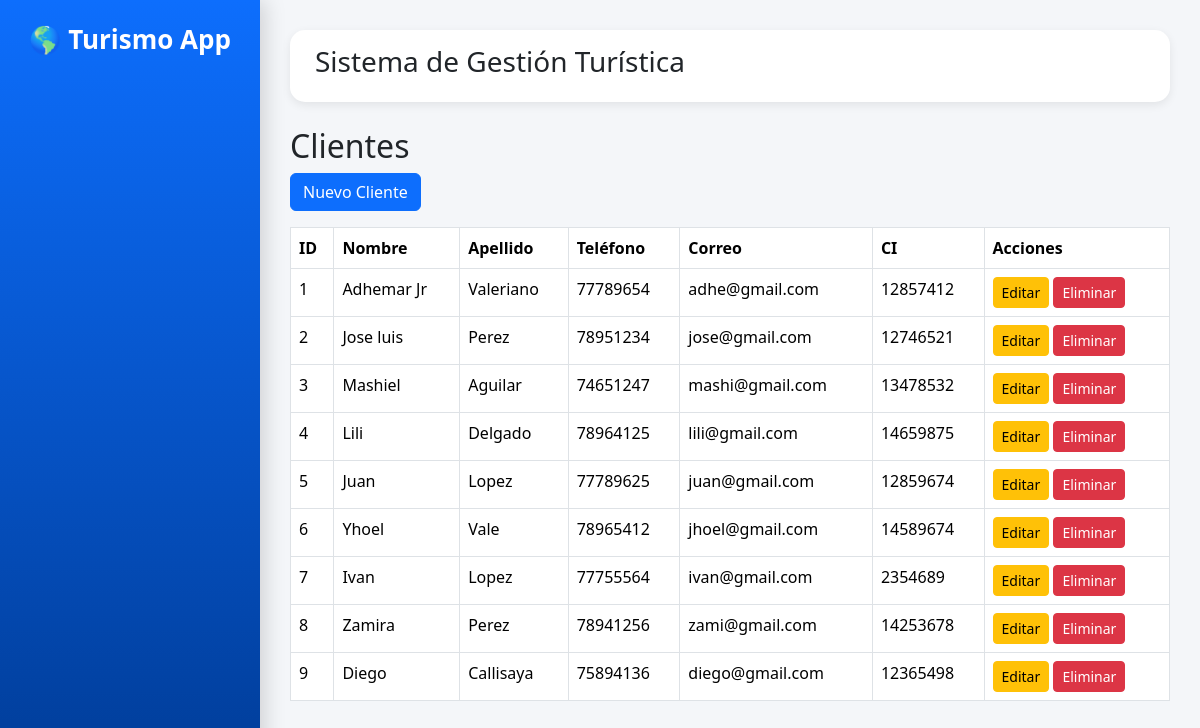
/clientes/, run on the app's committed database.
### app/models.py (models this page shows, shortened)
class Cliente(db.Model):
    __tablename__ = "clientes"
    id = db.Column(
        db.Integer,
        primary_key=True
    )
    nombre = db.Column(
        db.String(100),
        nullable=False
    )
    apellido = db.Column(
        db.String(100),
        nullable=False
    )
    telefono = db.Column(
        db.String(20)
    )
    correo = db.Column(
        db.String(100),
        unique=True
    )
    ci = db.Column(
        db.String(20),
        unique=True
    )

### app/clientes/routes.py (the view)
@clientes_bp.route("/")
def listar_clientes():
    clientes = Cliente.query.all()
    return render_template(
        "clientes/listar.html",
        clientes=clientes
    )

### app/templates/clientes/listar.html
{% extends 'base.html' %}
{% block content %}
<h2>Clientes</h2>
<a href="/clientes/nuevo" class="btn btn-primary mb-3">
    Nuevo Cliente
</a>
<table class="table table-bordered">
    <thead>
        <tr>
            <th>ID</th>
            <th>Nombre</th>
            <th>Apellido</th>
            <th>Teléfono</th>
            <th>Correo</th>
            <th>CI</th>
            <th>Acciones</th>
        </tr>
    </thead>
    <tbody>
    {% for cliente in clientes %}
    <tr>
        <td>{{ cliente.id }}</td>
        <td>{{ cliente.nombre }}</td>
        <td>{{ cliente.apellido }}</td>
        <td>{{ cliente.telefono }}</td>
        <td>{{ cliente.correo }}</td>
        <td>{{ cliente.ci }}</td>
        <td>
            <a href="/clientes/editar/{{ cliente.id }}"
               class="btn btn-warning btn-sm">
                Editar
            </a>
            <a href="/clientes/eliminar/{{ cliente.id }}"
               class="btn btn-danger btn-sm">
                Eliminar
            </a>
        </td>
    </tr>
    {% endfor %}
    </tbody>
</table>
{% endblock %}

### app/templates/base.html (style rules this page uses)
* { margin:0; padding:0; box-sizing:border-box; }
body { background:#f4f6f9; font-family:'Segoe UI',sans-serif; }

### data on the page
Cliente: id "1", nombre "Adhemar Jr", apellido "Valeriano", telefono "77789654", correo "adhe@gmail.com", ci "12857412"
Cliente: id "2", nombre "Jose luis", apellido "Perez", telefono "78951234", correo "jose@gmail.com", ci "12746521"
Cliente: id "3", nombre "Mashiel", apellido "Aguilar", telefono "74651247", correo "mashi@gmail.com", ci "13478532"
Cliente: id "4", nombre "Lili", apellido "Delgado", telefono "78964125", correo "lili@gmail.com", ci "14659875"
Cliente: id "5", nombre "Juan", apellido "Lopez", telefono "77789625", correo "juan@gmail.com", ci "12859674"
Cliente: id "6", nombre "Yhoel", apellido "Vale", telefono "78965412", correo "jhoel@gmail.com", ci "14589674"
Cliente: id "7", nombre "Ivan", apellido "Lopez", telefono "77755564", correo "ivan@gmail.com", ci "2354689"
Cliente: id "8", nombre "Zamira", apellido "Perez", telefono "78941256", correo "zami@gmail.com", ci "14253678"
Cliente: id "9", nombre "Diego", apellido "Callisaya", telefono "75894136", correo "diego@gmail.com", ci "12365498"
